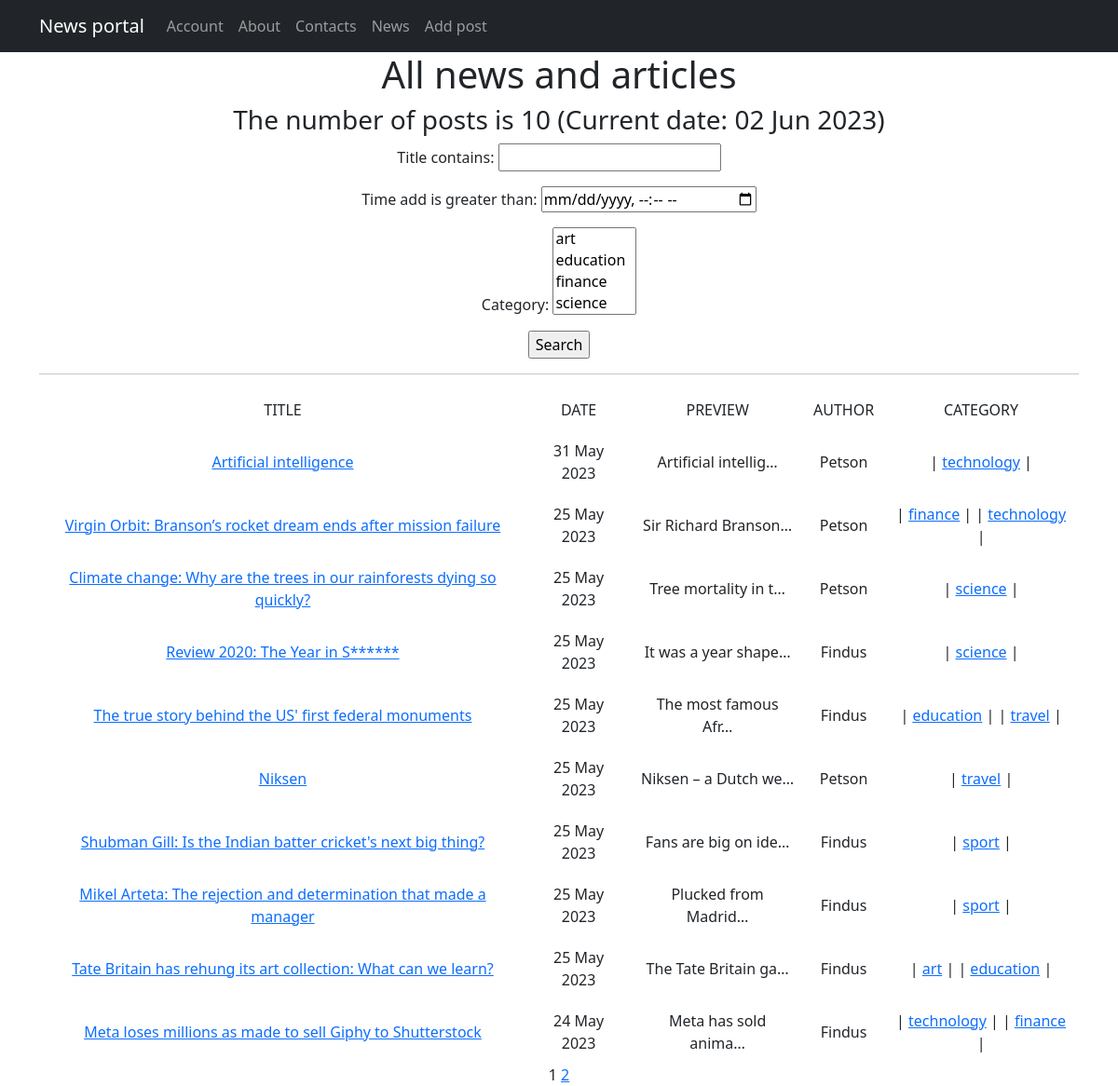
The page /news/ on the database as committed earlier.
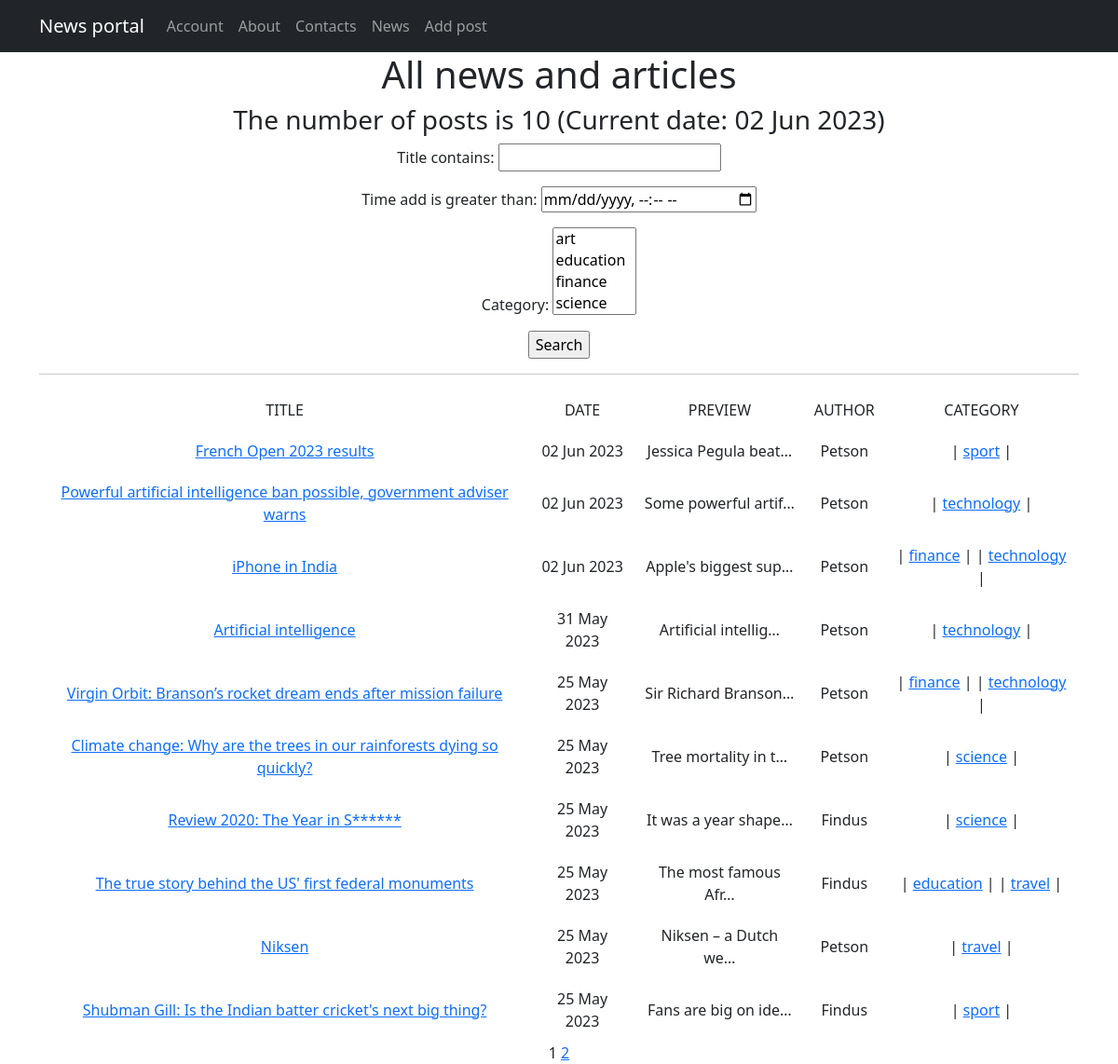
The same page on the database as committed later.
### news/models.py (models this page shows, shortened)
class Post(models.Model):  # класс постов
    news = 'NE'
    article = 'AR'
    TYPE_CHOICE = [
        (news, 'news'),
        (article, 'article'),
    ]
    type_post = models.CharField(max_length=2, choices=TYPE_CHOICE, default=news)  # тип поста
    time_add = models.DateTimeField(auto_now_add=True)  # дата и время создания
    title = models.CharField(max_length=255)  # заголовок
    text = models.TextField(max_length=10000)  # текст поста
    rating_post = models.IntegerField(default=0)  # рейтинг поста
    author = models.ForeignKey(Author, on_delete=models.CASCADE)  # связь один ко многим с автором
    categories = models.ManyToManyField(Category, through='PostCategory')  # связь многие ко многим с категориями

class Author(models.Model):  # класс авторов постов
    rating_author = models.IntegerField(default=0)  # рейтинг автора
    user_link = models.OneToOneField(User, on_delete=models.CASCADE)
    def __str__(self):
        return f'{self.user_link.username}'

class Category(models.Model):  # класс категорий (тем) постов
    name = models.CharField(max_length=255, unique=True)  # название категории
    subscribers = models.ManyToManyField(User, through='CategoryUser') # связь многие ко многим с пользователями
    def __str__(self):
        return f'{self.name}'

### news/views.py (the view)
# urls.py: path('', PostList.as_view(), name='post_list'),
class PostList(ListView):
    model = Post  # выводим посты
    ordering = '-time_add'  # сортировка по дате создания
    template_name = 'posts.html'  # шаблон для вывода
    context_object_name = 'posts'  # имя списка, по которому будет обращение из html-шаблона
    paginate_by = 10  # количество постов на странице
    def get_queryset(self):
        queryset = super().get_queryset()  # получаем обычный запрос
        self.filterset = PostFilter(self.request.GET, queryset)  # сохраняем фильтрацию в объекте класса
        return self.filterset.qs  # возвращаем отфильтрованный список постов
    def get_context_data(self, **kwargs):
        context = super().get_context_data(**kwargs)
        context['time_now'] = datetime.utcnow()
        context['filterset'] = self.filterset  # добавляем в контекст объект фильтрации
        return context

### news/templatetags/custom_filters.py (called while the page is built)
@register.filter()
def censor(text):
    if not isinstance(text, str):
        raise ValueError("This is not a string!")
    censored_text = text  # исходный текст
    text_list = text.split()  # получаем список слов исходного текста
    for i in text_list:
        if i.lower() in BLACK_LIST:  # если слово входит в черный список
            censored_text = censored_text.replace(i, i[0]+'*'*(len(i)-1))  # первую букву оставляем, остальные заменяем
    return censored_text

### news/templatetags/custom_tags.py (called while the page is built)
@register.simple_tag(takes_context=True)
def url_replace(context, **kwargs):
    d = context['request'].GET.copy()
    for k, v in kwargs.items():
        d[k] = v
    return d.urlencode()

### templates/posts.html (shortened to what this page needs)
{% extends 'flatpages/default.html' %}
{% load custom_filters %}
{% load custom_tags %}
{% block content %}
    <h1>All news and articles</h1>
    <h3>The number of posts is {{ posts|length }} (Current date: {{ time_now|date:'d M Y' }}) </h3>
    <form action="" method="get">
        {{ filterset.form.as_p }}
        <input type="submit" value="Search" />
    </form>
    <hr>
    {% if posts %}
        <table cellpadding="10" align="center">
            <tr>
                <td>TITLE</td>
                <td>DATE</td>
                <td>PREVIEW</td>
                <td>AUTHOR</td>
                <td>CATEGORY</td>
            </tr>
            {% for post in posts %}
            <tr>
                <td><a href="{% url 'post_detail' post.id %}">{{ post.title|censor }}</a></td>
                <td>{{ post.time_add|date:'d M Y' }}</td>
                <td>{{ post.text|censor|truncatechars:20 }}</td>
                <td>{{ post.author }}</td>
                <td>
                    {% for category in post.categories.all %}
                    | <a href="{% url 'category_post_list' category.id %}">{{ category }}</a> |
                    {% endfor %}
                </td>
            </tr>
            {% endfor %}
        </table>
    {% else %}
        <h2>There are no posts!</h2>
    {% endif %}
    {{ page_obj.number }}
    {% if page_obj.has_next %}
        <a href="?{% url_replace page=page_obj.next_page_number %}">{{ page_obj.next_page_number }}</a>
   {% endif %}
{% endblock content %}

Rows that differ between the two databases and show on the page:
no longer on this page (row unchanged): Post: title|censor "Mikel Arteta: The rejection and determination that made a manager", time_add "25 May 2023", text|censor "Plucked from Madrid…", author "Findus", Category (name "sport")
no longer on this page (row unchanged): Post: title|censor "Tate Britain has rehung its art collection: What can we learn?", time_add "25 May 2023", text|censor "The Tate Britain ga…", author "Findus", Category (name "education")
no longer on this page (row unchanged): Category: name "art", shown under "Tate Britain has rehung its art collection: What can we learn?"
no longer on this page (row unchanged): Post: title|censor "Meta loses millions as made to sell Giphy to Shutterstock", time_add "24 May 2023", text|censor "Meta has sold anima…", author "Findus", Category (name "technology"), Category (name "finance")
added Post: title|censor "French Open 2023 results", time_add "02 Jun 2023", text|censor "Jessica Pegula beat…", author "Petson", Category (name "sport")
added Post: title|censor "Powerful artificial intelligence ban possible, government adviser warns", time_add "02 Jun 2023", text|censor "Some powerful artif…", author "Petson", Category (name "technology")
added Post: title|censor "iPhone in India", time_add "02 Jun 2023", text|censor "Apple's biggest sup…", author "Petson", Category (name "finance"), Category (name "technology")
